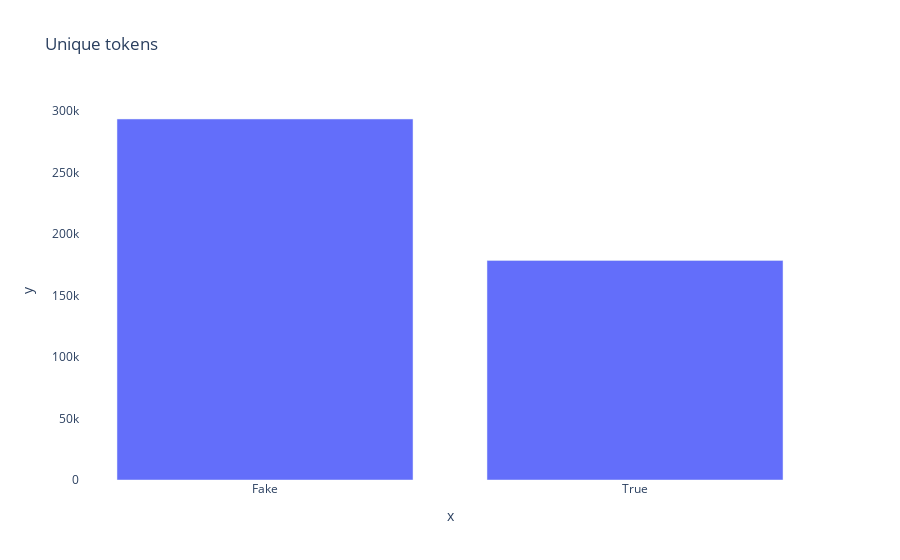

Notebook code cell kept with this figure:
### Code cell
configure_plotly_browser_state()
fig = px.bar(y=[len(unique_tokens_fake), len(unique_tokens_true)], x=['Fake', 'True'], title='Unique tokens')
fig.update_layout({
        'plot_bgcolor': 'rgba(0, 0, 0, 0)',
        'paper_bgcolor': 'rgba(0, 0, 0, 0)',
})
fig.show()

### Figure 1 — Plotly figure (JSON) as saved in the notebook; plotly's stock layout.template omitted (floating-point values rounded to 4 significant figures)
{"data": [{"alignmentgroup": "True", "hovertemplate": "x=%{x}<br>y=%{y}<extra></extra>", "legendgroup": "", "marker": {"color": "#636efa", "pattern": {"shape": ""}}, "name": "", "offsetgroup": "", "orientation": "v", "showlegend": false, "textposition": "auto", "type": "bar", "x": ["Fake", "True"], "xaxis": "x", "y": [293553, 178503], "yaxis": "y"}], "layout": {"barmode": "relative", "legend": {"tracegroupgap": 0}, "paper_bgcolor": "rgba(0, 0, 0, 0)", "plot_bgcolor": "rgba(0, 0, 0, 0)", "title": {"text": "Unique tokens"}, "xaxis": {"anchor": "y", "domain": [0, 1], "title": {"text": "x"}}, "yaxis": {"anchor": "x", "domain": [0, 1], "title": {"text": "y"}}}}
